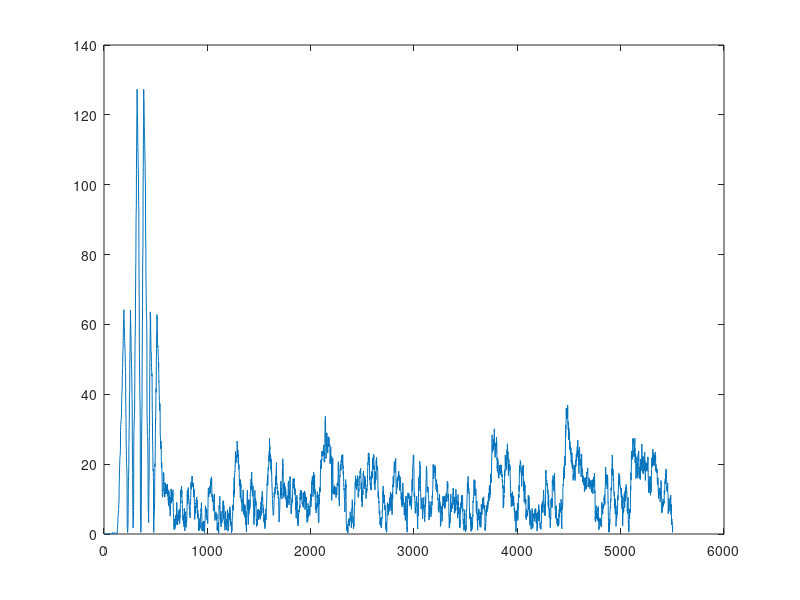
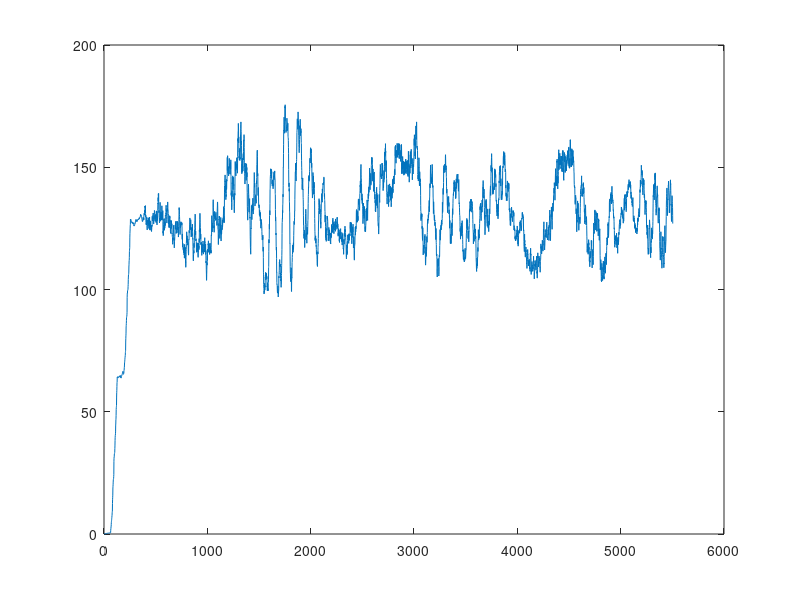
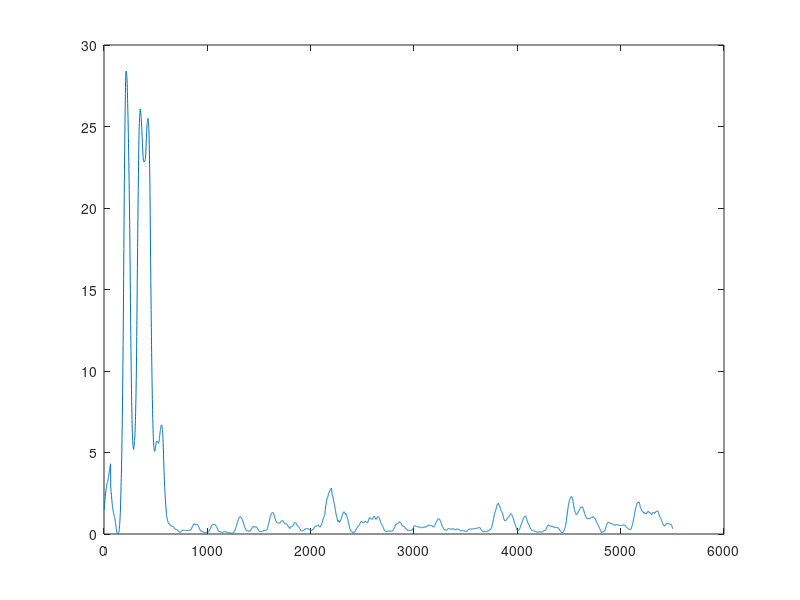
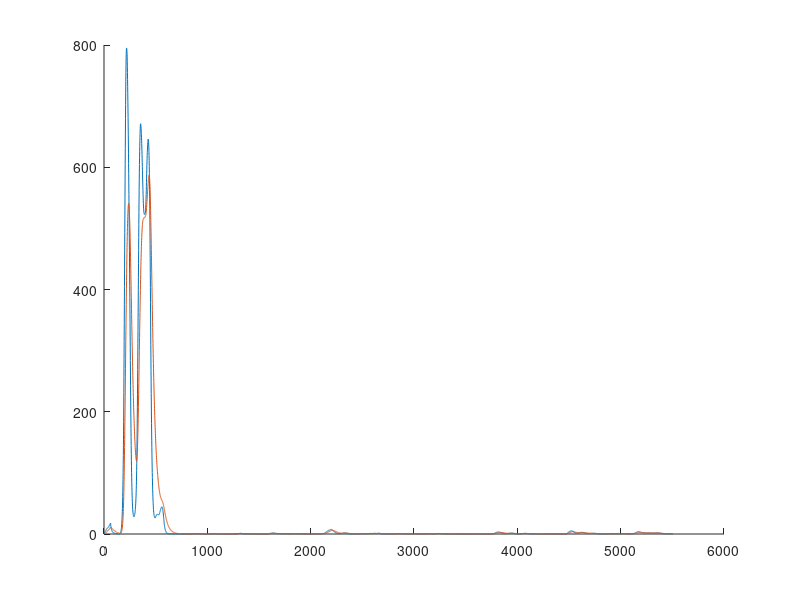

Write MATLAB code to recreate these figures, in order. (Note: this script raises an error after producing the figures.)
SNR_dB = 20;
% M = 64;
% N = 1000;
rng(0);
N = 256;
x = ifft(randn(N,16))*sqrt(N);
% x = [ifft(upsample(randn(N/2,1),2)), x];
preamble = complex(randn(N/4,1),randn(N/4,1))/sqrt(2);
preamble = preamble.*[1 1 -1 -1];
preamble = preamble(:);
x = [preamble, x];
x = [x;x(1:(N/4),:)];
% x = 10^(SNR_dB/20)*1/sqrt(2)*complex(randn(M,1),randn(M,1)); %zadoffChuSeq(1,M);
% x = 10^(SNR_dB/20)*complex(randn(M,1),randn(M,1));
% x = repmat(x,1,4).*[-1,1,-1,-1];
% x = [x; -conj(x); x; x];
% x = [x;-x;x;x;x(1:16)];
x = x(:);
% x = x.*exp(1i*2*pi/1024*(0:(length(x)-1)).');
rawPwr = abs(x).^2;
a = 0.01;
avgPwr = filter(a,[1 -(1-a)], rawPwr);
figure(16)
clf;
plot(avgPwr)
x = [zeros(128,1); x];
% x = [x; zeros(N-2*M-16,1)];
% x = circshift(x,M);
% x = [zeros(64,1); x(1:(end-64))];
n = 10^(-SNR_dB/20)/sqrt(2)*complex(randn(size(x)),randn(size(x)));
y = x + n;
% y = x + 1/sqrt(2)*complex(randn(N,1),randn(N,1));
M = N/4;
y1 = y((M+1):end).*conj(y(1:(end-M)));
% y2 = y(1:(end-M)).*conj(y(1:(end-M)));
y2 = y((M+1):end).*conj(y((M+1):end));
y1 = filter(ones(1,M),1,y1);
y2 = filter(ones(1,M),1,y2);
y1 = filter([1 zeros(1,2*M-1) 1],1,y1);
y2 = filter([1 zeros(1,2*M-1) 1],1,y2);
% y1 = filter([1 zeros(1,M-1) -1], [1 -1], y1);
% y2 = filter([1 zeros(1,M-1) -1], [1 -1], y2);
M = abs(y1).^2./abs(y2).^2;
M = filter(ones(1,N/4),1,M);
figure(1)
clf;
plot(abs(y1))
figure(2);
clf;
plot(abs(y2));
figure(3)
clf;
plot(abs(M))
Mdiff = M(2:end)-M(1:(end-1));
figure(10)
clf;
plot(Mdiff)
% MPwr = Mdif
rawPwr = M.*conj(M);
a = 1/4;
fastPwr = filter(a,[1 -(1-a)],rawPwr);
a = 1/32;
slowPwr = filter(a,[1 -(1-a)],rawPwr);
figure(4)
clf;
% plot(rawPwr)
hold on;
plot(fastPwr)
plot(slowPwr)
figure(5)
clf;
plot(db(fastPwr) - db(slowPwr));
% hold on;
% plot(slowPwr);
% plot(M)